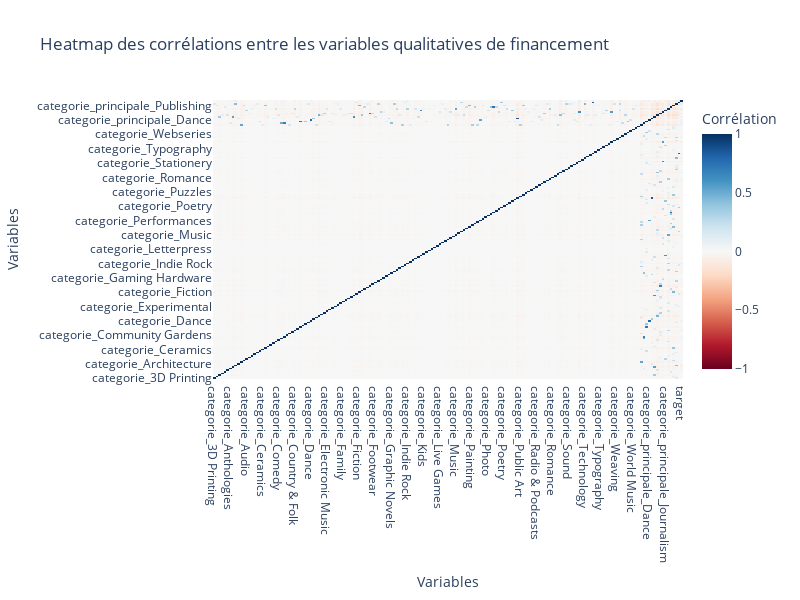

Notebook code cell kept with this figure:
### Markdown cell above
### On **remarque** plusieurs corrélations mais rien qui semble improbable, en effet :
* Objectif et Objectif_usd sont liés, rien d'étonnant
* Promesse est corrélé à promesse_usd1 et 2, pour les même raisons que le sont celles du dessus
* On trouve aussi une forte corrélation entre l'année de lancement de la recherche de fond et l'année butoire, indiquant une récolte de fond sur une période assez courte (35 jours en moyenne d'après les données)
* On a une corrélation entre la taille du nom du projet et le nombre de mots qui le compose, la encore rien de surprenant
* Enfin, une corrélation fortement négative relie l'appartenance du projet aux EUA et à l'Europe, la encore c'est parfaitement normal (et peut être supprimé avec le paramètre *drop_first=True* dans le *get_dummies*)

### Code cell
data_corr = financement_quanti[filter_categ]
data_corr = data_corr.assign(target=(financement['etat'] == 'successful').astype(int))

correlation = data_corr.corr()

# Création de la heatmap avec Plotly
fig = go.Figure(data=go.Heatmap(
    z=correlation.values,
    x=correlation.columns,
    y=correlation.index,
    colorscale='RdBu',
    zmin=-1,
    zmax=1,
    colorbar=dict(title='Corrélation')
))

fig.update_layout(
    title='Heatmap des corrélations entre les variables qualitatives de financement',
    xaxis=dict(title='Variables'),
    yaxis=dict(title='Variables'),
    width=800,
    height=600
)

fig.show()

### Figure 1 — Plotly figure (JSON) as saved in the notebook; plotly's stock layout.template omitted (floating-point values rounded to 4 significant figures; data arrays with more than 128 entries replaced by an {"elided": "..."} marker saying what was removed)
{"data": [{"colorbar": {"title": {"text": "Corrélation"}}, "colorscale": [[0, "rgb(103,0,31)"], [0.1, "rgb(178,24,43)"], [0.2, "rgb(214,96,77)"], [0.3, "rgb(244,165,130)"], [0.4, "rgb(253,219,199)"], [0.5, "rgb(247,247,247)"], [0.6, "rgb(209,229,240)"], [0.7, "rgb(146,197,222)"], [0.8, "rgb(67,147,195)"], [0.9, "rgb(33,102,172)"], [1, "rgb(5,48,97)"]], "type": "heatmap", "x": {"elided": "175 str values"}, "y": {"elided": "175 str values"}, "z": {"elided": "175x175 float values"}, "zmax": 1, "zmin": -1}], "layout": {"height": 600, "title": {"text": "Heatmap des corrélations entre les variables qualitatives de financement"}, "width": 800, "xaxis": {"title": {"text": "Variables"}}, "yaxis": {"title": {"text": "Variables"}}}}
